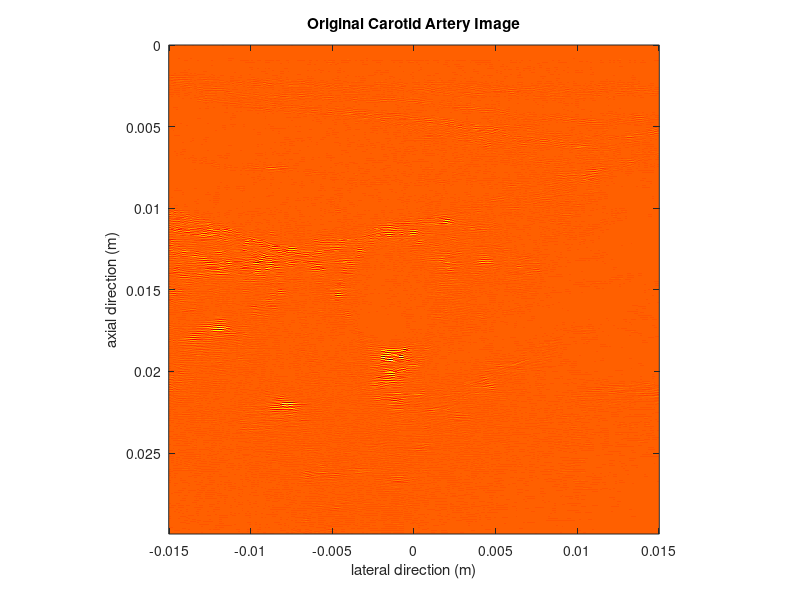
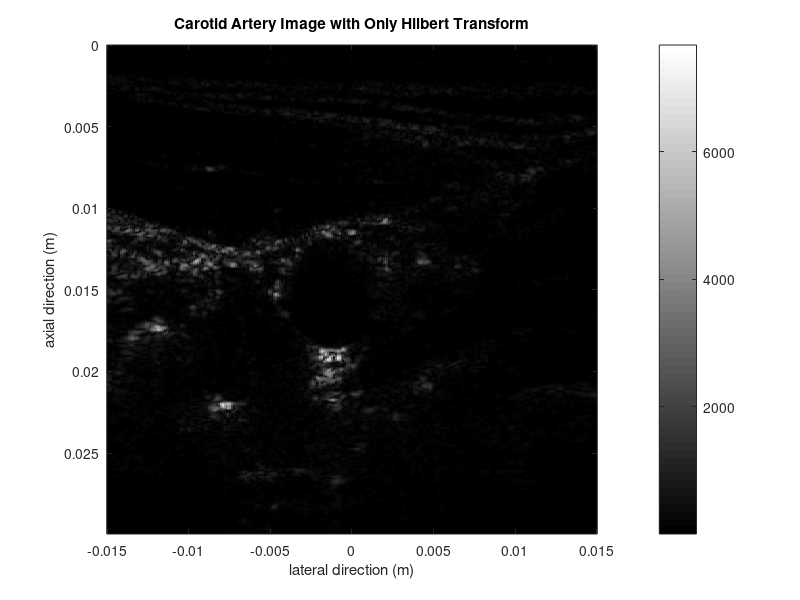
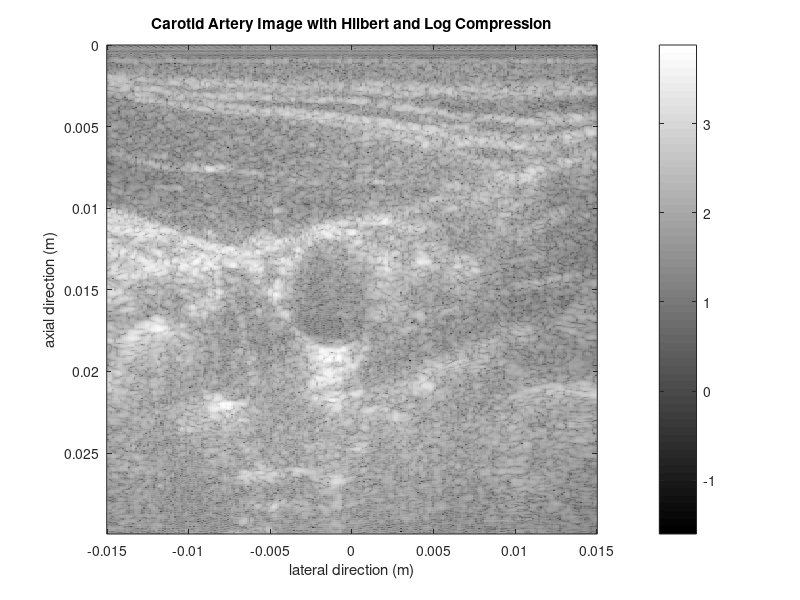
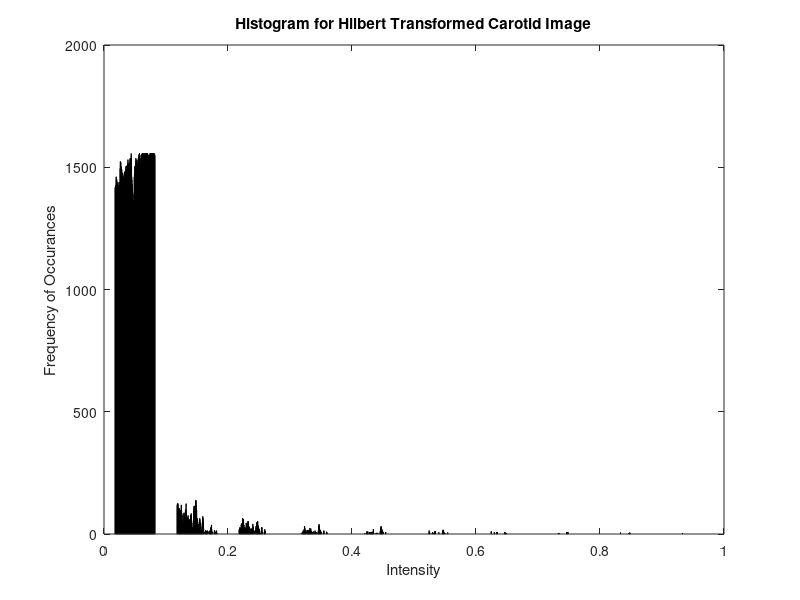

Recreate these plots in MATLAB, in order.
%FinalProject2Carotid.m

clear;clf;close all

% Producing the original image

load('rf_carotid.mat')
figure(1)
imagesc(lat,axial,double(rfdata))
xlabel('lateral direction (m)')
ylabel('axial direction (m)')
title('Original Carotid Artery Image')
colormap hot
axis image

% Hilbert Tranform
Transform=hilbert(double(rfdata));
DemodTransform=abs(Transform);

% Plotting the Hilbert Transform of the Image

figure(2)
imagesc(lat,axial,DemodTransform)
axis image
colormap gray
colorbar
xlabel('lateral direction (m)')
ylabel('axial direction (m)')
title('Carotid Artery Image with Only Hilbert Transform')
SignalIntensity=mean(mean(DemodTransform(708:817,116)));
BackGroundIntensity=mean(mean(DemodTransform(661:682,52:70)));
ContrastHilbert=(SignalIntensity-BackGroundIntensity)/(max(max(DemodTransform))-min(min(DemodTransform)))
% Plotting the log compressed data of Hilbert Transform

figure(3)
DemodTransformLog=log10(DemodTransform);
imagesc(lat,axial,DemodTransformLog)
axis image
colormap gray
colorbar
xlabel('lateral direction (m)')
ylabel('axial direction (m)')
title('Carotid Artery Image with Hilbert and Log Compression')
SignalIntensity=mean(mean(DemodTransformLog(708:817,116)));
BackGroundIntensity=mean(mean(DemodTransformLog(661:682,52:70)));
ContrastHilbertLog=(SignalIntensity-BackGroundIntensity)/(max(max(DemodTransformLog))-min(min(DemodTransformLog)))
% Normalizing the Hilbert Transformed Data

DemodTransformNorm = DemodTransform./max(max(DemodTransform));

%Plotting the histogram of the normalized data

figure(4)
hist (DemodTransformNorm)
xlabel('Intensity')
ylabel('Frequency of Occurances')
title('Histogram for Hilbert Transformed Carotid Image')

% Plotting Image Adjusted Verstion of the Normalized Data

figure (5)
ImAdjust=imadjust(DemodTransformNorm,[0, 0.1]);
imagesc(lat,axial,ImAdjust)
axis image
colorbar
colormap gray
xlabel('lateral direction (m)')
ylabel('axial direction (m)')
title('Carotid Artery Image with Hilbert and Imadjust')
SignalIntensity=mean(mean(ImAdjust(708:817,116)));
BackGroundIntensity=mean(mean(ImAdjust(661:682,52:70)));
ContrastImadjust=(SignalIntensity-BackGroundIntensity)/(max(max(ImAdjust))-min(min(ImAdjust)))

% Taking the log compressed of above

figure (6)
ImAdjustLog=log10(ImAdjust);
imagesc(lat, axial, ImAdjustLog)
axis image
colorbar
colormap gray
xlabel('lateral direction (m)')
ylabel('axial direction (m)')
title('Carotid Artery Image with Hilbert Imadjust and Log Compression')
SignalIntensity=mean(mean(ImAdjustLog(708:817,116)));
BackGroundIntensity=mean(mean(ImAdjustLog(661:682,52:70)));
ContrastImadjustLog=(SignalIntensity-BackGroundIntensity)/(max(max(ImAdjustLog))-min(min(ImAdjustLog)))
